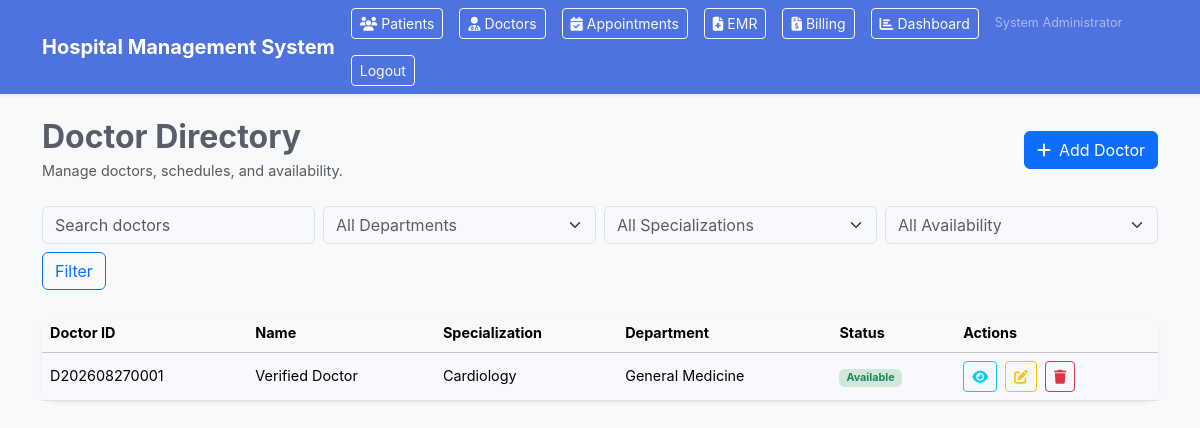
/doctors (signed in), run on the app's committed database.
### Hospital-Management-System/models.py (models this page shows, shortened)
class User(db.Model, UserMixin):
    __tablename__ = "users"
    id = db.Column(db.Integer, primary_key=True)
    username = db.Column(db.String(80), unique=True, nullable=False)
    password_hash = db.Column(db.String(255), nullable=False)
    role = db.Column(db.String(50), nullable=False)
    full_name = db.Column(db.String(120), nullable=False, default="")
    failed_login_attempts = db.Column(db.Integer, default=0, nullable=False)
    is_locked = db.Column(db.Boolean, default=False, nullable=False)
    last_password_change = db.Column(db.DateTime, default=datetime.utcnow, nullable=False)
    patient = db.relationship("Patient", backref="user", uselist=False, cascade="all, delete-orphan")
    doctor = db.relationship("Doctor", backref="user", uselist=False, cascade="all, delete-orphan")
    nurse = db.relationship("Nurse", backref="user", uselist=False, cascade="all, delete-orphan")
    employee = db.relationship("Employee", backref=db.backref("user", uselist=False))

class Doctor(db.Model):
    __tablename__ = "doctors"
    id = db.Column(db.Integer, primary_key=True)
    user_id = db.Column(db.Integer, db.ForeignKey("users.id"), nullable=True)
    doctor_id = db.Column(db.String(50), unique=True, nullable=False, default="")
    first_name = db.Column(db.String(80), nullable=False, default="")
    last_name = db.Column(db.String(80), nullable=False, default="")
    gender = db.Column(db.String(20), nullable=True)
    date_of_birth = db.Column(db.Date, nullable=True)
    national_id = db.Column(db.String(50), nullable=True)
    phone = db.Column(db.String(30), nullable=True)
    email = db.Column(db.String(120), nullable=True)
    address = db.Column(db.Text, nullable=True)
    specialization = db.Column(db.String(120), nullable=True)
    department = db.Column(db.String(120), nullable=True)
    qualification = db.Column(db.String(200), nullable=True)
    years_of_experience = db.Column(db.Integer, default=0)
    license_number = db.Column(db.String(80), nullable=True)
    consultation_fee = db.Column(db.Numeric(10, 2), default=0)
    working_days = db.Column(db.String(120), nullable=True)
    working_hours = db.Column(db.String(120), nullable=True)
    status = db.Column(db.String(50), default="Available")
    profile_photo = db.Column(db.String(255), nullable=True)
    date_joined = db.Column(db.DateTime, default=datetime.utcnow, nullable=False)

### Hospital-Management-System/routes/doctors.py (the view, shortened to what this page needs)
@doctors_bp.route("/doctors")
@login_required
def doctors_index():
    page = request.args.get("page", 1, type=int)
    search = request.args.get("search", "", type=str).strip()
    department = request.args.get("department", "", type=str).strip()
    specialization = request.args.get("specialization", "", type=str).strip()
    availability = request.args.get("availability", "", type=str).strip()
    query = Doctor.query
    if department:
        query = query.filter(Doctor.department == department)
    if specialization:
        query = query.filter(Doctor.specialization == specialization)
    if availability:
        query = query.filter(Doctor.status == availability)
    pagination = query.order_by(Doctor.date_joined.desc()).paginate(page=page, per_page=10, error_out=False)
    return render_template(
        "doctors.html",
        doctors=pagination.items,
        pagination=pagination,
        search=search,
        department=department,
        specialization=specialization,
        availability=availability,
        title="Doctors",
    )

### Hospital-Management-System/app.py (called while the page is built)
@login_manager.user_loader
def load_user(user_id: str):
    return get_user_by_id(int(user_id))

@app.before_request
def protect_pages():
    if request.endpoint in {None, "static"}:
        return None
    if request.endpoint in {"auth.login", "auth.logout", "auth.register"}:
        return None
    if current_user.is_authenticated:
        return None
    flash("Please log in to continue.", "warning")
    return redirect(url_for("auth.login"))

@app.context_processor
def inject_settings():
    if 'settings' not in g:
        try:
            if db.inspect(db.engine).has_table('system_settings'):
                g.settings = {s.key: s.value for s in SystemSetting.query.all()}
            else:
                g.settings = {}
        except Exception:
            g.settings = {}
    return dict(settings=g.settings)

### Hospital-Management-System/models.py (called while the page is built)
def get_user_by_id(user_id: int) -> Optional[User]:
    if current_app:
        return User.query.get(user_id)
    from app import app as flask_app
    with flask_app.app_context():
        return User.query.get(user_id)

### Hospital-Management-System/templates/doctors/doctors.html (shortened to what this page needs)
{% extends "base.html" %}
{% block content %}
<div class="d-flex justify-content-between align-items-center mb-4">
    <div>
        <h2 class="fw-bold mb-1">Doctor Directory</h2>
        <p class="text-muted mb-0">Manage doctors, schedules, and availability.</p>
    </div>
    <a href="{{ url_for('doctors.add_doctor') }}" class="btn btn-primary">
        <i class="fas fa-plus me-2"></i>Add Doctor
    </a>
</div>
<form method="get" class="row g-2 mb-4">
    <div class="col-md-3">
        <input type="text" class="form-control" name="search" value="{{ search }}" placeholder="Search doctors">
    </div>
    <div class="col-md-3">
        <select class="form-select" name="department">
            <option value="">All Departments</option>
        </select>
    </div>
    <div class="col-md-3">
        <select class="form-select" name="specialization">
            <option value="">All Specializations</option>
        </select>
    </div>
    <div class="col-md-3">
        <select class="form-select" name="availability">
            <option value="">All Availability</option>
        </select>
    </div>
    <div class="col-12">
        <button class="btn btn-outline-primary" type="submit">Filter</button>
    </div>
</form>
<div class="card border-0 shadow-sm rounded-4">
    <div class="card-body p-0">
        <div class="table-responsive">
            <table class="table table-hover align-middle mb-0">
                <thead class="table-light">
                    <tr>
                        <th>Doctor ID</th>
                        <th>Name</th>
                        <th>Specialization</th>
                        <th>Department</th>
                        <th>Status</th>
                        <th>Actions</th>
                    </tr>
                </thead>
                <tbody>
                    {% for doctor in doctors %}
                    <tr>
                        <td>{{ doctor.doctor_id }}</td>
                        <td>{{ doctor.first_name }} {{ doctor.last_name }}</td>
                        <td>{{ doctor.specialization }}</td>
                        <td>{{ doctor.department }}</td>
                        <td><span class="badge bg-success-subtle text-success">{{ doctor.status }}</span></td>
                        <td>
                            <a href="{{ url_for('doctors.doctor_profile', doctor_id=doctor.id) }}" class="btn btn-sm btn-outline-info me-1"><i class="fas fa-eye"></i></a>
                            <a href="{{ url_for('doctors.edit_doctor', doctor_id=doctor.id) }}" class="btn btn-sm btn-outline-warning me-1"><i class="fas fa-edit"></i></a>
                            <form action="{{ url_for('doctors.delete_doctor', doctor_id=doctor.id) }}" method="post" class="d-inline">
                                <button class="btn btn-sm btn-outline-danger" onclick="return confirm('Delete this doctor?')"><i class="fas fa-trash"></i></button>
                            </form>
                        </td>
                    </tr>
                    {% else %}
                    <tr><td colspan="6" class="text-center py-4 text-muted">No doctors found.</td></tr>
                    {% endfor %}
                </tbody>
            </table>
        </div>
    </div>
</div>
{% endblock %}

### Hospital-Management-System/templates/base.html (shortened to what this page needs)
<!doctype html>
<html lang="en">
<head>
    <link href="https://cdn.jsdelivr.net/npm/bootstrap@5.3.3/dist/css/bootstrap.min.css" rel="stylesheet">
    <link rel="stylesheet" href="https://cdnjs.cloudflare.com/ajax/libs/font-awesome/6.5.2/css/all.min.css">
    <link rel="stylesheet" href="{{ url_for('static', filename='css/style.css') }}">
</head>
<body class="bg-light">
    <nav class="navbar navbar-expand-lg navbar-dark bg-primary shadow-sm">
        <div class="container">
            <a class="navbar-brand fw-bold" href="{{ url_for('auth.dashboard') if current_user.is_authenticated else url_for('auth.login') }}">Hospital Management System</a>
            {% if current_user.is_authenticated %}
                <div class="d-flex align-items-center gap-3 flex-wrap">
                    <a class="btn btn-outline-light btn-sm" href="{{ url_for('patients.patients_index') }}"><i class="fas fa-users me-1"></i>Patients</a>
                    <a class="btn btn-outline-light btn-sm" href="{{ url_for('doctors.doctors_index') }}"><i class="fas fa-user-md me-1"></i>Doctors</a>
                    <a class="btn btn-outline-light btn-sm" href="{{ url_for('appointments.appointments_index') }}"><i class="fas fa-calendar-check me-1"></i>Appointments</a>
                    <a class="btn btn-outline-light btn-sm" href="{{ url_for('emr.emr_index') }}"><i class="fas fa-file-medical me-1"></i>EMR</a>
                    <a class="btn btn-outline-light btn-sm" href="{{ url_for('billing.billing_index') }}"><i class="fas fa-file-invoice-dollar me-1"></i>Billing</a>
                    <a class="btn btn-outline-light btn-sm" href="{{ url_for('patients.dashboard_patients') }}"><i class="fas fa-chart-bar me-1"></i>Dashboard</a>
                    <span class="text-white-50 small">{{ current_user.full_name or current_user.username }}</span>
                    <a class="btn btn-outline-light btn-sm" href="{{ url_for('auth.logout') }}">Logout</a>
                </div>
            {% endif %}
        </div>
    </nav>
    <main class="container py-4">
        {% block content %}{% endblock %}
    </main>
</body>
</html>

### Hospital-Management-System/static/css/style.css (style rules this page uses)
:root { --bs-primary-rgb: 78, 115, 223; --bs-secondary-rgb: 133, 135, 150; --bs-font-sans-serif: "Inter", -apple-system, BlinkMacSystemFont, "Segoe UI", Roboto, "Helvetica Neue", Arial, sans-serif; --bs-body-font-family: var(--bs-font-sans-serif); --bs-body-font-size: 0.9rem; --bs-body-color: #5a5c69; --bs-body-bg: #f8f9fc; }
body { overflow-x: hidden; }
.navbar { box-shadow: 0 0.15rem 1.75rem 0 rgba(58, 59, 69, 0.15); }
.card { border: none; transition: all 0.3s; }

### data on the page
User: full_name "System Administrator"
Doctor: doctor_id "D202608270001", first_name "Verified", last_name "Doctor", specialization "Cardiology", department "General Medicine", status "Available"
